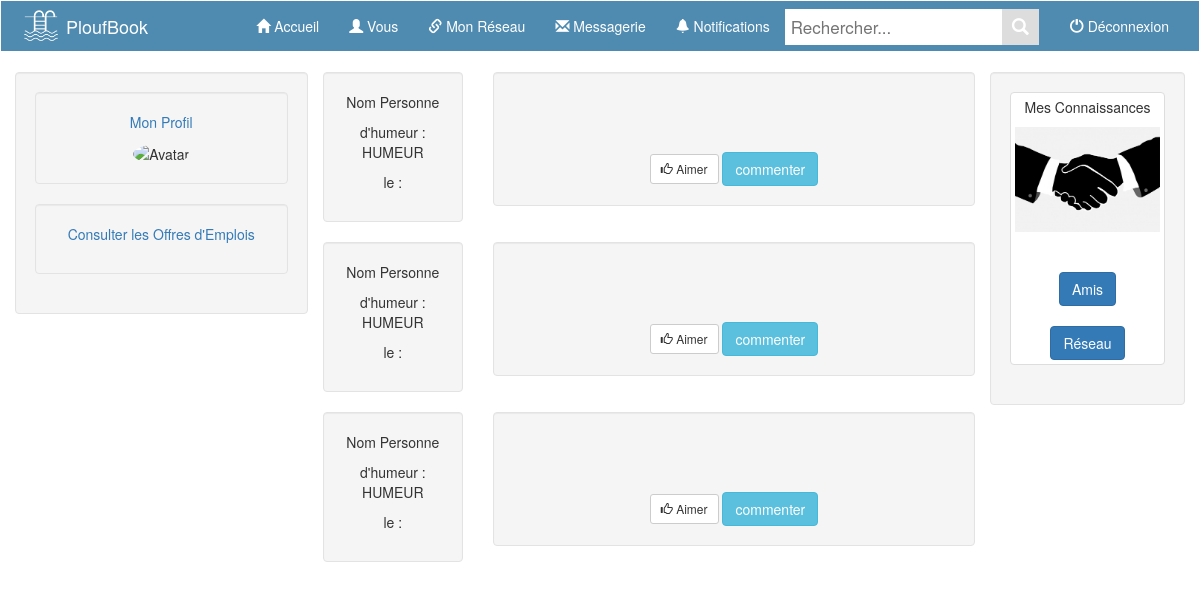
The app's page /AccueilUtilisateur.php, older data.
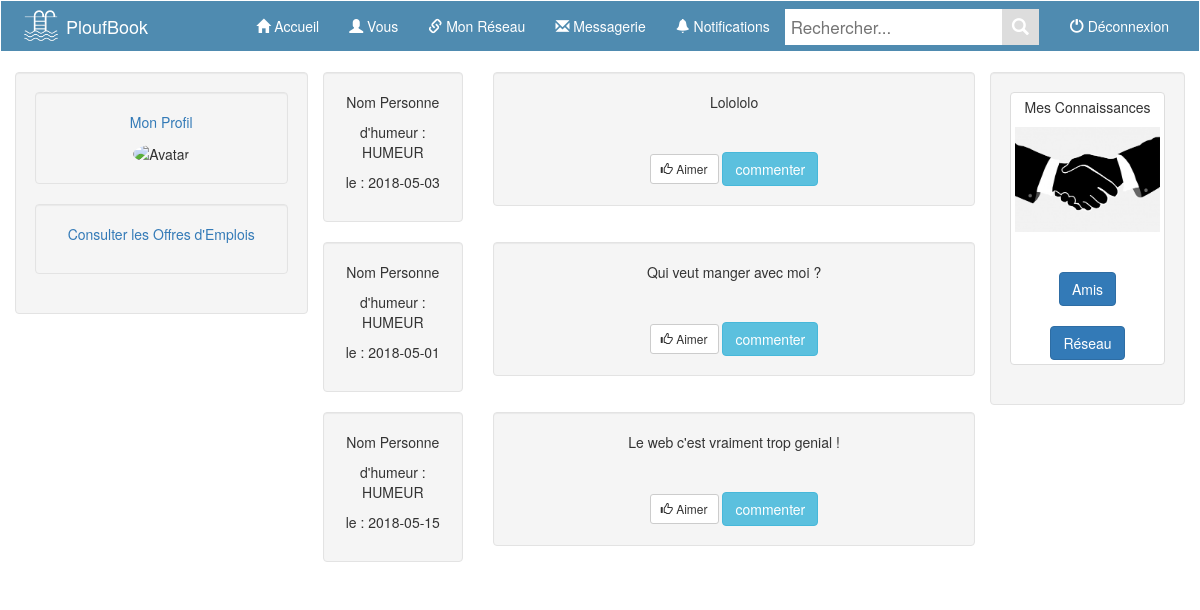
The same page, newer data.
### tables this page shows
CREATE TABLE IF NOT EXISTS `publication` (
  `IDPub` int(11) NOT NULL,
  `Texte` varchar(255) NOT NULL,
  `Lieu` varchar(255) NOT NULL,
  `Date` date NOT NULL,
  `NbLikes` int(11) NOT NULL,
  `humeur` enum('Content','Triste','J''ai faim','Colère') NOT NULL,
  `Emploi` enum('Oui','Non','','') DEFAULT NULL,
  PRIMARY KEY (`IDPub`)
);

### AccueilUtilisateur.php (the view, shortened to what the changed rows need)
<!DOCTYPE html>
<html lang="en">
<head>
  <link rel="stylesheet" href="https://maxcdn.bootstrapcdn.com/bootstrap/3.3.7/css/bootstrap.min.css">
  <link rel="stylesheet" href="AccueilUtilisateurDesign.css" />
</head>
<body>
    <div class="container text-center">
      <div class="row">
        <div class="col-sm-7">
           <?php
           try {
            $bdd = new PDO('mysql:host=localhost;dbname=petit_bateau;charset=utf8', 'root', '');
            $emplois = $bdd->query('SELECT Texte FROM `Publication` ORDER BY `IDPub` DESC');
            $emplois->execute();
            $emplois2 = $bdd->query('SELECT Date FROM `Publication` ORDER BY `IDPub` DESC');
            $emplois2->execute();
            ?>
          <div class="row">
            <div class="col-sm-3">
              <div class="well">
               <p>Nom Personne</p>
               <p> d'humeur : HUMEUR</p>
               <p> le :
                <?php
                $lire2 = $emplois2->fetch();
                ?>
                <?php echo $lire2[0];?><br /> </p>
              </div>
            </div>
            <div class="col-sm-9">
              <div class="well">
                <p>
                  <?php
                  $lire = $emplois->fetch();
                  ?>
                  <?php echo $lire[0];?><br />
                </p>
                <div class="panel-body">
                </div>
                <button type="button" class="btn btn-default btn-sm">
                  <span class="glyphicon glyphicon-thumbs-up"></span> Aimer
                </button>
                <a data-toggle="modal" data-target="#myModal2"><button type="button" class="btn btn-info">commenter</button></a>
              </div>
            </div>
          </div>
          <div class="row">
            <div class="col-sm-3">
              <div class="well">
               <p>Nom Personne</p>
               <p> d'humeur : HUMEUR</p>
               <p> le :<?php
                $lire2 = $emplois2->fetch();
                ?>
                <?php echo $lire2[0];?><br /> </p> </p>
              </div>
            </div>
            <div class="col-sm-9">
              <div class="well">
                <p> <?php
                  $lire = $emplois->fetch();
                  ?>
                  <?php echo $lire[0];?><br />
                  <div class="panel-body">
                  </div>
                  <button type="button" class="btn btn-default btn-sm">
                  </button>
                  <a data-toggle="modal" data-target="#myModal3"><button type="button" class="btn btn-info">commenter</button></a>
                </div>
              </div>
            </div>
            <div class="row">
              <div class="col-sm-3">
                <div class="well">
                 <p>Nom Personne</p>
                 <p> d'humeur : HUMEUR</p>
                 <p> le : <?php
                  $lire2 = $emplois2->fetch();
                  ?>
                  <?php echo $lire2[0];?><br /> </p> </p>
                </div>
              </div>
              <div class="col-sm-9">
                <div class="well">
                  <p> <?php
                    $lire = $emplois->fetch();
                    ?>
                    <?php echo $lire[0];?><br />
                    <div class="panel-body">
                    </div>
                    <button type="button" class="btn btn-default btn-sm">
                    </button>
                    <a data-toggle="modal" data-target="#myModal4"><button type="button" class="btn btn-info">commenter</button></a>
                  </div>
                </div>
              </div>
              <?php
            } catch (Exception $e) {
            }
            ?>
          </div>
        </body>
        </html>

Row changes from the older to the newer data that the page shows:
added publication: Texte "Lolololo"
added publication: Texte "Qui veut manger avec moi ?"
added publication: Texte "Le web c'est vraiment trop genial !"
Text that changed along with them:
$lire2[0]: (not shown) → "2018-05-03"
$lire2[0]: (not shown) → "2018-05-01"
$lire2[0]: (not shown) → "2018-05-15"
